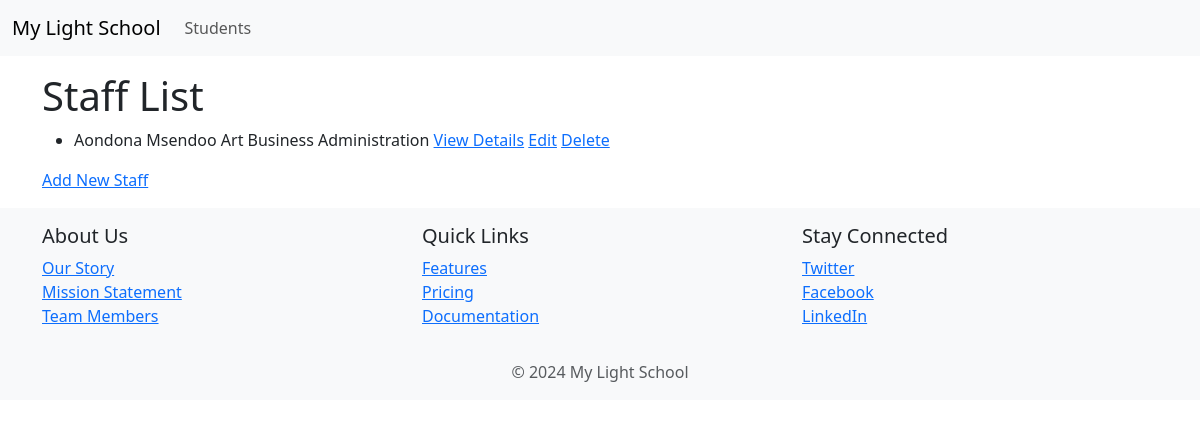
Page /staff/ on the earlier database version.
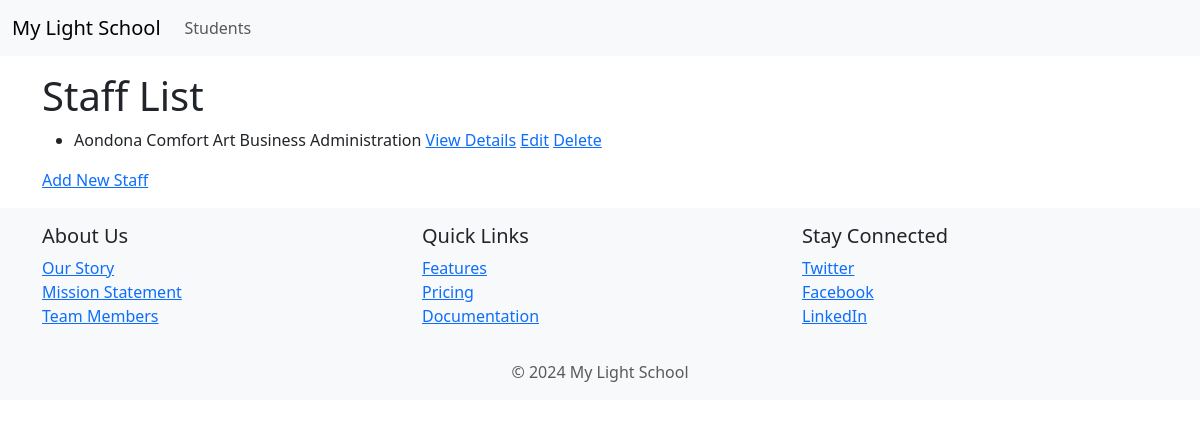
Same page on the later database version.
### staff/models.py (models this page shows, shortened)
class Staff(models.Model):
    email = models.EmailField(unique=True)
    phone = models.CharField(max_length=50, unique=True)
    surname = models.CharField(max_length=50)
    first_name = models.CharField(max_length=50)
    other_names = models.CharField(max_length=50, blank=True)
    department = models.ForeignKey(Department, on_delete=models.CASCADE, default=1, null=True)
    qualification = models.CharField(max_length=50, null=True)
    course_studied = models.CharField(max_length=50, blank=True)
    profile_picture = models.ImageField(upload_to='profile_pics/', default='default.jpg')
    date_of_birth = models.DateField()
    created_at = models.DateField(auto_now_add=True)

class Department(models.Model):
    name = models.CharField(max_length=100)
    def __str__(self):
        return self.name

### staff/views.py (the view)
# urls.py: path('', views.staff_list, name='staff_list'),
def staff_list(request):
    staff = Staff.objects.all()
    return render(request, 'staff/staff_list.html', {'staff': staff})

### staff/templates/staff/staff_list.html
{% extends 'base.html' %}
{% block content %}
  <h1>Staff List</h1>
  <ul>
    {% for staff_member in staff %}
      <li>
        {{ staff_member.surname }} {{ staff_member.first_name}} {{ staff_member.department }} {{ staff_member.course_studied }}
        <a href="{% url 'staff:staff_detail' staff_member.pk %}">View Details</a>
        <a href="{% url 'staff:staff_update' staff_member.pk %}">Edit</a>
        <a href="{% url 'staff:staff_delete' staff_member.pk %}">Delete</a>
      </li>
    {% endfor %}
  </ul>
  <p><a href="{% url 'staff:add_staff' %}">Add New Staff</a></p>
{% endblock content %}

Differences in the rows shown:
changed Staff "Aondona": first_name "Msendoo" → "Comfort"
